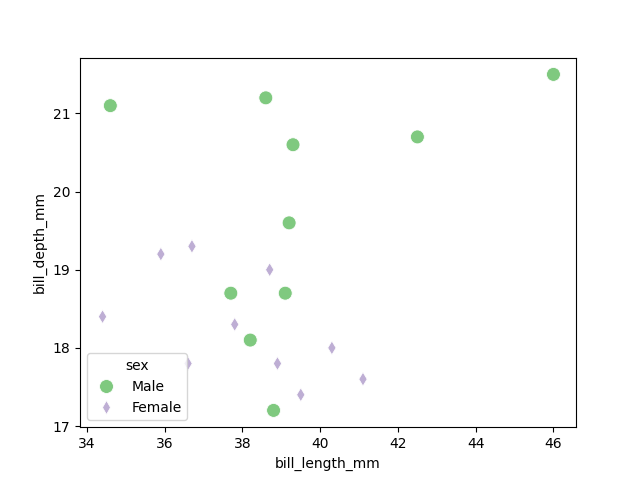

The Python source for this figure:
import matplotlib.pyplot as plt
import seaborn as sns
import pandas as pd


data=sns.load_dataset("penguins").head(25)
print(data)

sns.scatterplot(x='bill_length_mm',y='bill_depth_mm',data=data,hue='sex',style='sex',size='sex',sizes=(50,100),palette="Accent",alpha=1,markers={'Male':'o',
                                                                                                                                               'Female':'d'})
#here style decide diffrent style of markers
#size=decided to size of sex(male,female) & sizes=(values of them )
#palette= choose the color combination
#alpha= choose the visibality
#markers= markers of male female mind it here use this format 

plt.savefig("4.2nd.png")
